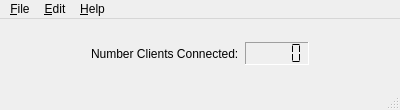
<?xml version="1.0" encoding="UTF-8"?>
<ui version="4.0">
 <class>MainWindow</class>
 <widget class="QMainWindow" name="MainWindow">
  <property name="geometry">
   <rect>
    <x>0</x>
    <y>0</y>
    <width>400</width>
    <height>110</height>
   </rect>
  </property>
  <property name="windowTitle">
   <string>Anonymous Message Broadcast Server</string>
  </property>
  <property name="windowIcon">
   <iconset resource="icons.qrc">
    <normaloff>:/icons/Maps.png</normaloff>:/icons/Maps.png</iconset>
  </property>
  <widget class="QWidget" name="centralWidget">
   <layout class="QVBoxLayout">
    <item>
     <spacer name="verticalSpacer">
      <property name="orientation">
       <enum>Qt::Vertical</enum>
      </property>
      <property name="sizeHint" stdset="0">
       <size>
        <width>20</width>
        <height>40</height>
       </size>
      </property>
     </spacer>
    </item>
    <item>
     <layout class="QHBoxLayout">
      <item>
       <spacer name="horizontalSpacer_5">
        <property name="orientation">
         <enum>Qt::Horizontal</enum>
        </property>
        <property name="sizeHint" stdset="0">
         <size>
          <width>40</width>
          <height>20</height>
         </size>
        </property>
       </spacer>
      </item>
      <item>
       <widget class="QLabel" name="label_2">
        <property name="text">
         <string>Number Clients Connected:</string>
        </property>
       </widget>
      </item>
      <item>
       <widget class="QLCDNumber" name="lcdNumber">
        <property name="frameShape">
         <enum>QFrame::Panel</enum>
        </property>
        <property name="frameShadow">
         <enum>QFrame::Sunken</enum>
        </property>
        <property name="segmentStyle">
         <enum>QLCDNumber::Flat</enum>
        </property>
       </widget>
      </item>
      <item>
       <spacer name="horizontalSpacer_6">
        <property name="orientation">
         <enum>Qt::Horizontal</enum>
        </property>
        <property name="sizeHint" stdset="0">
         <size>
          <width>40</width>
          <height>20</height>
         </size>
        </property>
       </spacer>
      </item>
     </layout>
    </item>
    <item>
     <spacer name="verticalSpacer_2">
      <property name="orientation">
       <enum>Qt::Vertical</enum>
      </property>
      <property name="sizeHint" stdset="0">
       <size>
        <width>20</width>
        <height>40</height>
       </size>
      </property>
     </spacer>
    </item>
   </layout>
  </widget>
  <widget class="QMenuBar" name="menuBar">
   <property name="geometry">
    <rect>
     <x>0</x>
     <y>0</y>
     <width>400</width>
     <height>24</height>
    </rect>
   </property>
   <widget class="QMenu" name="menu_File">
    <property name="title">
     <string>&amp;File</string>
    </property>
    <addaction name="action_Exit"/>
   </widget>
   <widget class="QMenu" name="menu_Help">
    <property name="title">
     <string>&amp;Help</string>
    </property>
    <addaction name="action_About"/>
    <addaction name="actionAbout_Qt"/>
   </widget>
   <widget class="QMenu" name="menu_Edit">
    <property name="title">
     <string>&amp;Edit</string>
    </property>
    <widget class="QMenu" name="menuPrefere_nces">
     <property name="title">
      <string>Prefere&amp;nces</string>
     </property>
     <property name="icon">
      <iconset resource="icons.qrc">
       <normaloff>:/icons/Customize.png</normaloff>:/icons/Customize.png</iconset>
     </property>
     <addaction name="actionSet_Port"/>
    </widget>
    <addaction name="menuPrefere_nces"/>
    <addaction name="separator"/>
    <addaction name="action_Debug"/>
   </widget>
   <addaction name="menu_File"/>
   <addaction name="menu_Edit"/>
   <addaction name="menu_Help"/>
  </widget>
  <widget class="QStatusBar" name="statusBar"/>
  <action name="action_About">
   <property name="icon">
    <iconset resource="icons.qrc">
     <normaloff>:/icons/App Store.png</normaloff>:/icons/App Store.png</iconset>
   </property>
   <property name="text">
    <string>&amp;About</string>
   </property>
  </action>
  <action name="action_Exit">
   <property name="icon">
    <iconset resource="icons.qrc">
     <normaloff>:/icons/AIM.png</normaloff>:/icons/AIM.png</iconset>
   </property>
   <property name="text">
    <string>&amp;Exit</string>
   </property>
  </action>
  <action name="actionAbout_Qt">
   <property name="icon">
    <iconset resource="icons.qrc">
     <normaloff>:/icons/qt-logo.png</normaloff>:/icons/qt-logo.png</iconset>
   </property>
   <property name="text">
    <string>About &amp;Qt</string>
   </property>
  </action>
  <action name="actionSet_Port">
   <property name="icon">
    <iconset resource="icons.qrc">
     <normaloff>:/icons/RSS.png</normaloff>:/icons/RSS.png</iconset>
   </property>
   <property name="text">
    <string>Set &amp;Port</string>
   </property>
  </action>
  <action name="action_Debug">
   <property name="checkable">
    <bool>true</bool>
   </property>
   <property name="text">
    <string>&amp;Debug Console</string>
   </property>
  </action>
 </widget>
 <layoutdefault spacing="6" margin="11"/>
 <resources>
  <include location="icons.qrc"/>
 </resources>
 <connections>
  <connection>
   <sender>action_Exit</sender>
   <signal>triggered()</signal>
   <receiver>MainWindow</receiver>
   <slot>close()</slot>
   <hints>
    <hint type="sourcelabel">
     <x>-1</x>
     <y>-1</y>
    </hint>
    <hint type="destinationlabel">
     <x>299</x>
     <y>199</y>
    </hint>
   </hints>
  </connection>
 </connections>
</ui>
